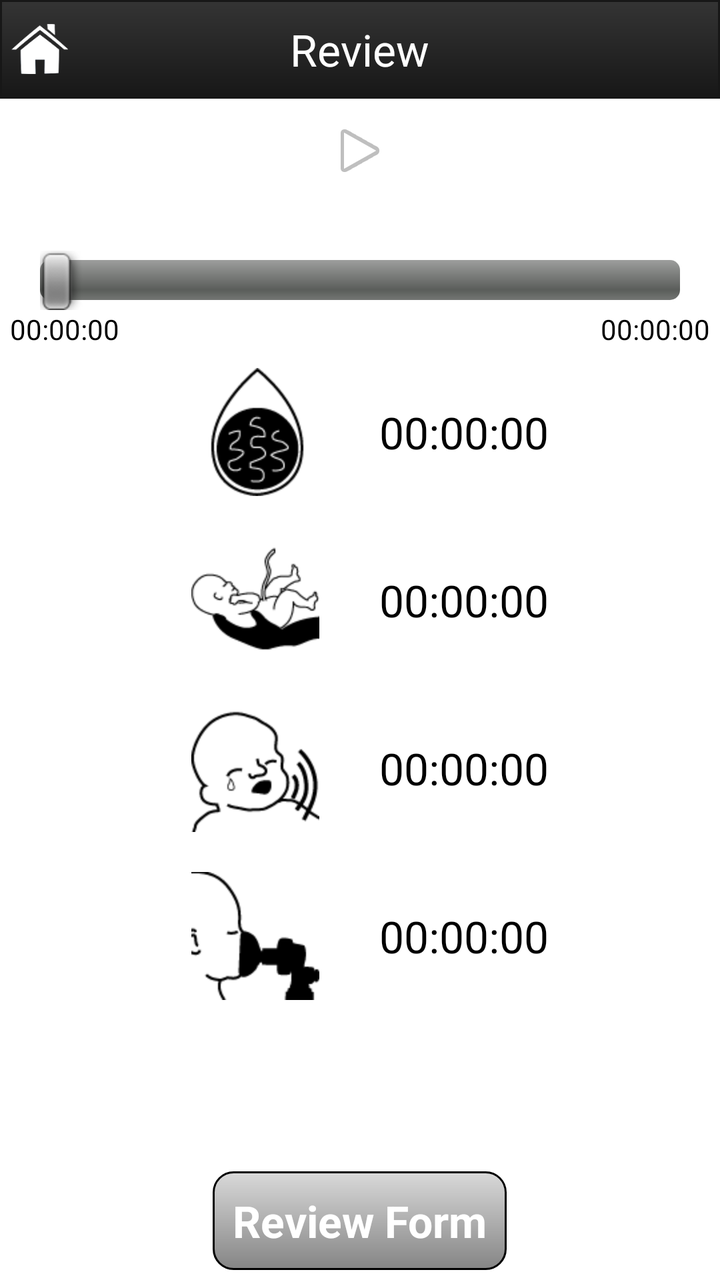
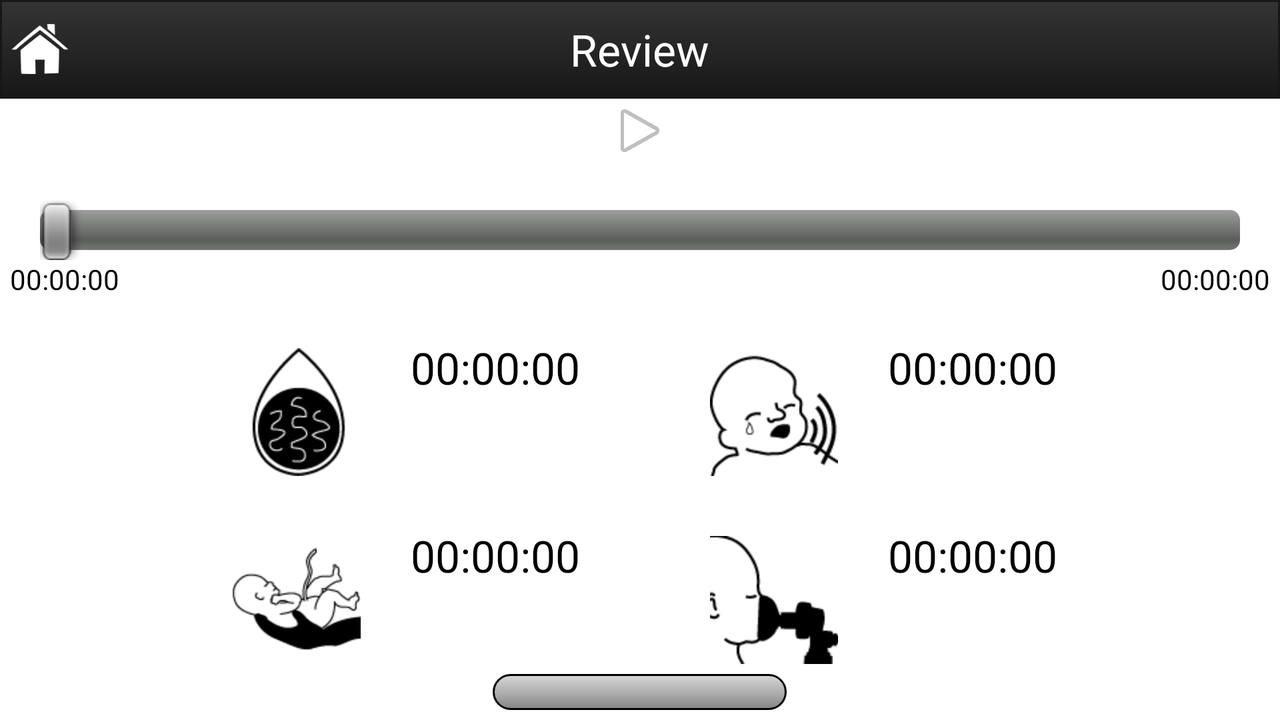

An Android layout and its configuration variant, each rendered on a device that would load it. The default file and the variant file are quoted in full after the pictures.
<!-- AndroidManifest.xml: activity theme android:Theme.NoTitleBar -->
<!-- res/layout/hbb.xml -->
<?xml version="1.0" encoding="utf-8"?>

<LinearLayout xmlns:android="http://schemas.android.com/apk/res/android"
    android:layout_width="fill_parent"
    android:layout_height="fill_parent"
    android:background="@android:color/white"
    android:orientation="vertical" >

    <RelativeLayout
        android:layout_width="fill_parent"
        android:layout_height="wrap_content"
        android:background="@drawable/list_header_background" >


        <TextView
            android:id="@+id/textView1"
            android:layout_width="wrap_content"
            android:layout_height="wrap_content"
            android:layout_centerHorizontal="true"
            android:layout_centerVertical="true"
            android:layout_marginBottom="10dp"
            android:layout_marginTop="10dp"
            android:text="@string/main_review"
            android:textAppearance="?android:attr/textAppearanceLarge" />

        <ImageView
            android:id="@+id/back"
            android:layout_width="30dp"
            android:layout_height="25dp"
            android:layout_alignParentLeft="true"
            android:layout_centerVertical="true"
            android:layout_marginLeft="5dp"
            android:scaleType="centerInside"
            android:contentDescription="@string/home"
            android:src="@drawable/ic_home" />

    </RelativeLayout>
    <LinearLayout
        android:layout_width="wrap_content"
        android:layout_height="wrap_content"
        android:layout_gravity="center_horizontal" >

        <ImageView
            android:id="@+id/play"
            android:layout_width="wrap_content"
            android:layout_height="wrap_content"
            android:layout_marginTop="10dp"
            android:src="@android:drawable/ic_media_play" />
    </LinearLayout>

    <TextView
        android:id="@+id/time_current"
        android:layout_width="wrap_content"
        android:layout_height="wrap_content"
        android:layout_gravity="center_horizontal"
        android:layout_marginTop="5dp"
        android:textColor="@android:color/black" />

    <SeekBar
        android:id="@+id/seekBar_player"
        android:layout_width="fill_parent"
        android:layout_height="wrap_content"
        android:layout_marginLeft="20dp"
        android:layout_marginRight="20dp"
        android:layout_marginTop="10dp" />

    <RelativeLayout
        android:layout_width="fill_parent"
        android:layout_height="wrap_content"
        android:layout_marginLeft="5dp"
        android:layout_marginRight="5dp" >

        <TextView
            android:id="@+id/time_start"
            android:layout_width="wrap_content"
            android:layout_height="wrap_content"
            android:layout_alignParentLeft="true"
            android:layout_alignParentTop="true"
            android:text="@string/initial"
            android:textColor="@android:color/black" />

        <TextView
            android:id="@+id/time_end"
            android:layout_width="wrap_content"
            android:layout_height="wrap_content"
            android:layout_alignParentRight="true"
            android:layout_alignParentTop="true"
            android:text="@string/initial"
            android:textColor="@android:color/black" />
    </RelativeLayout>

    <LinearLayout
        android:layout_width="wrap_content"
        android:layout_height="wrap_content"
        android:layout_gravity="center_horizontal"
        android:layout_marginLeft="30dp"
        android:layout_marginRight="30dp" >

        <ImageView
            android:id="@+id/mark1"
            android:layout_width="wrap_content"
            android:layout_height="wrap_content"
            android:layout_gravity="center_vertical"
            android:padding="10dp"
            android:src="@drawable/mark1" />

        <TextView
            android:id="@+id/mark1_time"
            android:layout_width="wrap_content"
            android:layout_height="wrap_content"
            android:layout_gravity="center_vertical"
            android:layout_marginLeft="20dp"
            android:text="@string/initial"
            android:textAppearance="?android:attr/textAppearanceLarge"
            android:textColor="@android:color/black" />
    </LinearLayout>

    <LinearLayout
        android:layout_width="wrap_content"
        android:layout_height="wrap_content"
        android:layout_gravity="center_horizontal"
        android:layout_marginLeft="30dp"
        android:layout_marginRight="30dp" >

        <ImageView
            android:id="@+id/mark2"
            android:layout_width="wrap_content"
            android:layout_height="wrap_content"
            android:layout_gravity="center_vertical"
            android:padding="10dp"
            android:src="@drawable/mark2" />

        <TextView
            android:id="@+id/mark2_time"
            android:layout_width="wrap_content"
            android:layout_height="wrap_content"
            android:layout_gravity="center_vertical"
            android:layout_marginLeft="20dp"
            android:text="@string/initial"
            android:textAppearance="?android:attr/textAppearanceLarge"
            android:textColor="@android:color/black" />
    </LinearLayout>

    <LinearLayout
        android:layout_width="wrap_content"
        android:layout_height="wrap_content"
        android:layout_gravity="center_horizontal"
        android:layout_marginLeft="30dp"
        android:layout_marginRight="30dp" >

        <ImageView
            android:id="@+id/mark3"
            android:layout_width="wrap_content"
            android:layout_height="wrap_content"
            android:layout_gravity="center_vertical"
            android:padding="10dp"
            android:src="@drawable/mark3" />

        <TextView
            android:id="@+id/mark3_time"
            android:layout_width="wrap_content"
            android:layout_height="wrap_content"
            android:layout_gravity="center_vertical"
            android:layout_marginLeft="20dp"
            android:text="@string/initial"
            android:textAppearance="?android:attr/textAppearanceLarge"
            android:textColor="@android:color/black" />

    </LinearLayout>

    <LinearLayout
        android:layout_width="wrap_content"
        android:layout_height="wrap_content"
        android:layout_gravity="center_horizontal"
        android:layout_marginLeft="30dp"
        android:layout_marginRight="30dp" >

        <ImageView
            android:id="@+id/mark4"
            android:layout_width="wrap_content"
            android:layout_height="wrap_content"
            android:layout_gravity="center_vertical"
            android:padding="10dp"
            android:src="@drawable/mark4" />

        <TextView
            android:id="@+id/mark4_time"
            android:layout_width="wrap_content"
            android:layout_height="wrap_content"
            android:layout_gravity="center_vertical"
            android:layout_marginLeft="20dp"
            android:text="@string/initial"
            android:textAppearance="?android:attr/textAppearanceLarge"
            android:textColor="@android:color/black" />
    </LinearLayout>

    <RelativeLayout
        android:layout_width="match_parent"
        android:layout_height="match_parent" >

        <TextView
            android:id="@+id/form_textView"
            android:layout_width="wrap_content"
            android:layout_height="wrap_content"
            android:layout_alignParentBottom="true"
            android:layout_centerHorizontal="true"
            android:layout_marginBottom="5dp"
            android:background="@drawable/border"
            android:text="@string/review_form"
            android:textAppearance="?android:attr/textAppearanceLarge"
            android:textStyle="bold" />
    </RelativeLayout>

</LinearLayout>
<!-- resources referenced by this layout -->
<resources>
  <!-- drawable border (drawable) -->
  <?xml version="1.0" encoding="utf-8"?>
  <shape xmlns:android="http://schemas.android.com/apk/res/android" >
  
              <stroke
                  android:width="1dp"
                  android:color="#ff000000"
                   />
                <gradient
                  android:startColor="#D9D9D9"
                  android:endColor="#858585"
                  android:angle="270" />
              <corners
                  android:radius="10dp" />
          
              <padding
                  android:left="10dp"
                  android:top="10dp"
                  android:right="10dp"
                  android:bottom="10dp" />
  
  </shape>
  <!-- drawable ic_home: png bitmap (drawable-hdpi, 4854 bytes) -->
  <!-- drawable list_header_background (drawable) -->
  <?xml version="1.0" encoding="utf-8"?>
  <shape xmlns:android="http://schemas.android.com/apk/res/android" >
  
      <gradient android:startColor="#ff343434" android:endColor="#ff171717" android:angle="270.0" />
      <stroke android:width="1.0dip" android:color="#ff171717" />
  
  </shape>
  <!-- drawable mark1: png bitmap (drawable, 1017 bytes) -->
  <!-- drawable mark2: png bitmap (drawable, 1381 bytes) -->
  <!-- drawable mark3: png bitmap (drawable, 1330 bytes) -->
  <!-- drawable mark4: png bitmap (drawable, 1357 bytes) -->
  <string name="home">Home</string>
  <string name="initial">00:00:00</string>
  <string name="main_review">Review</string>
  <string name="review_form">Review Form</string>
</resources>
<!-- res/layout-land/hbb.xml (the repository's variant of the layout above) -->
<!-- drawn on the phone turned sideways -->
<?xml version="1.0" encoding="utf-8"?>

<LinearLayout xmlns:android="http://schemas.android.com/apk/res/android"
    android:layout_width="fill_parent"
    android:layout_height="fill_parent"
    android:background="@android:color/white"
    android:orientation="vertical" >

    <RelativeLayout
        android:layout_width="fill_parent"
        android:layout_height="wrap_content"
        android:background="@drawable/list_header_background" >

        <TextView
            android:id="@+id/textView1"
            android:layout_width="wrap_content"
            android:layout_height="wrap_content"
            android:layout_centerHorizontal="true"
            android:layout_centerVertical="true"
            android:layout_marginBottom="10dp"
            android:layout_marginTop="10dp"
            android:text="@string/main_review"
            android:textAppearance="?android:attr/textAppearanceLarge" />

        <ImageView
            android:id="@+id/back"
            android:layout_width="30dp"
            android:layout_height="25dp"
            android:layout_alignParentLeft="true"
            android:layout_centerVertical="true"
            android:layout_marginLeft="5dp"
            android:contentDescription="@string/home"
            android:scaleType="centerInside"
            android:src="@drawable/ic_home" />
    </RelativeLayout>

    <LinearLayout
        android:layout_width="wrap_content"
        android:layout_height="wrap_content"
        android:layout_gravity="center_horizontal" >

        <ImageView
            android:id="@+id/play"
            android:layout_width="wrap_content"
            android:layout_height="wrap_content"
            android:src="@android:drawable/ic_media_play" />

    </LinearLayout>

    <TextView
        android:id="@+id/time_current"
        android:layout_width="wrap_content"
        android:layout_height="wrap_content"
        android:layout_gravity="center_horizontal"
        android:textColor="@android:color/black" />

    <SeekBar
        android:id="@+id/seekBar_player"
        android:layout_width="fill_parent"
        android:layout_height="wrap_content"
        android:layout_marginLeft="20dp"
        android:layout_marginRight="20dp" />

    <RelativeLayout
        android:layout_width="fill_parent"
        android:layout_height="wrap_content"
        android:layout_marginLeft="5dp"
        android:layout_marginRight="5dp" >

        <TextView
            android:id="@+id/time_start"
            android:layout_width="wrap_content"
            android:layout_height="wrap_content"
            android:layout_alignParentLeft="true"
            android:layout_alignParentTop="true"
            android:textColor="@android:color/black"
            android:text="@string/initial" />

        <TextView
            android:id="@+id/time_end"
            android:layout_width="wrap_content"
            android:layout_height="wrap_content"
            android:layout_alignParentRight="true"
            android:layout_alignParentTop="true"
            android:textColor="@android:color/black"
            android:text="@string/initial" />

    </RelativeLayout>

    <LinearLayout
        android:layout_width="wrap_content"
        android:layout_height="wrap_content"
        android:layout_gravity="center_horizontal" >

        <LinearLayout
            android:layout_width="wrap_content"
            android:layout_height="match_parent"
            android:orientation="vertical" >

            <LinearLayout
                android:layout_width="wrap_content"
                android:layout_height="wrap_content"
                android:layout_marginLeft="30dp"
                android:layout_marginRight="30dp"
                android:layout_marginTop="20dp" >

                <ImageView
                    android:id="@+id/mark1"
                    android:layout_width="wrap_content"
                    android:layout_height="wrap_content"
                    android:layout_gravity="center_vertical"
                    android:padding="5dp"
                    android:src="@drawable/mark1" />

                <TextView
                    android:id="@+id/mark1_time"
                    android:layout_width="wrap_content"
                    android:layout_height="wrap_content"
                    android:layout_marginLeft="20dp"
                    android:text="@string/initial"
                    android:textAppearance="?android:attr/textAppearanceLarge"
                    android:textColor="@android:color/black" />
            </LinearLayout>

            <LinearLayout
                android:layout_width="wrap_content"
                android:layout_height="wrap_content"
                android:layout_marginLeft="30dp"
                android:layout_marginRight="30dp"
                android:layout_marginTop="20dp" >

                <ImageView
                    android:id="@+id/mark2"
                    android:layout_width="wrap_content"
                    android:layout_height="wrap_content"
                    android:layout_gravity="center_vertical"
                    android:padding="5dp"
                    android:src="@drawable/mark2" />

                <TextView
                    android:id="@+id/mark2_time"
                    android:layout_width="wrap_content"
                    android:layout_height="wrap_content"
                    android:layout_marginLeft="20dp"
                    android:text="@string/initial"
                    android:textAppearance="?android:attr/textAppearanceLarge"
                    android:textColor="@android:color/black" />
            </LinearLayout>
        </LinearLayout>

        <LinearLayout
            android:layout_width="wrap_content"
            android:layout_height="match_parent"
            android:orientation="vertical" >

            <LinearLayout
                android:layout_width="wrap_content"
                android:layout_height="wrap_content"
                android:layout_marginLeft="30dp"
                android:layout_marginRight="30dp"
                android:layout_marginTop="20dp" >

                <ImageView
                    android:id="@+id/mark3"
                    android:layout_width="wrap_content"
                    android:layout_height="wrap_content"
                    android:layout_gravity="center_vertical"
                    android:padding="5dp"
                    android:src="@drawable/mark3" />

                <TextView
                    android:id="@+id/mark3_time"
                    android:layout_width="wrap_content"
                    android:layout_height="wrap_content"
                    android:layout_marginLeft="20dp"
                    android:text="@string/initial"
                    android:textAppearance="?android:attr/textAppearanceLarge"
                    android:textColor="@android:color/black" />
            </LinearLayout>

            <LinearLayout
                android:layout_width="wrap_content"
                android:layout_height="wrap_content"
                android:layout_marginLeft="30dp"
                android:layout_marginRight="30dp"
                android:layout_marginTop="20dp" >

                <ImageView
                    android:id="@+id/mark4"
                    android:layout_width="wrap_content"
                    android:layout_height="wrap_content"
                    android:layout_gravity="center_vertical"
                    android:padding="5dp"
                    android:src="@drawable/mark4" />

                <TextView
                    android:id="@+id/mark4_time"
                    android:layout_width="wrap_content"
                    android:layout_height="wrap_content"
                    android:layout_marginLeft="20dp"
                    android:text="@string/initial"
                    android:textAppearance="?android:attr/textAppearanceLarge"
                    android:textColor="@android:color/black" />
            </LinearLayout>
        </LinearLayout>

    </LinearLayout>

    <RelativeLayout
        android:layout_width="match_parent"
        android:layout_height="match_parent" >

        <TextView
            android:id="@+id/form_textView"
            android:layout_width="wrap_content"
            android:layout_height="wrap_content"
            android:layout_alignParentBottom="true"
            android:layout_centerHorizontal="true"
            android:layout_marginBottom="5dp"
            android:background="@drawable/border"
            android:text="@string/review_form"
            android:textStyle="bold"
            android:textAppearance="?android:attr/textAppearanceLarge"
             />

    </RelativeLayout>

</LinearLayout>
